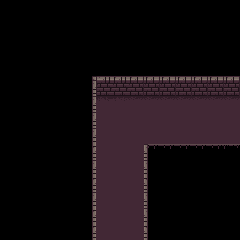

This game map was drawn from its Tiled (.tmx) file and the tilesets committed beside it. A one-line description and the trimmed map source follow:
An orthogonal 15x15 tile map with 16x16 px tiles, 2 tile layers (Capa de Patrones 1, Capa de patrones 2).

<map version="1.0" tiledversion="1.1.3" orientation="orthogonal" renderorder="right-down" width="15" height="15" tilewidth="16" tileheight="16" infinite="0" nextobjectid="1">
 <tileset firstgid="1" name="0x72_16x16DungeonTileset.v4" tilewidth="16" tileheight="16" tilecount="256" columns="16">
  <image source="0x72_16x16DungeonTileset.v4.png" width="256" height="256" />
 </tileset>
 <layer name="Capa de Patrones 1" width="15" height="15">
  <data>[225 cells, 45 non-empty, 4 distinct tile ids]</data>
 </layer>
 <layer name="Capa de patrones 2" width="15" height="15">
  <data>[225 cells, 40 non-empty, 14 distinct tile ids]</data>
 </layer>
</map>
